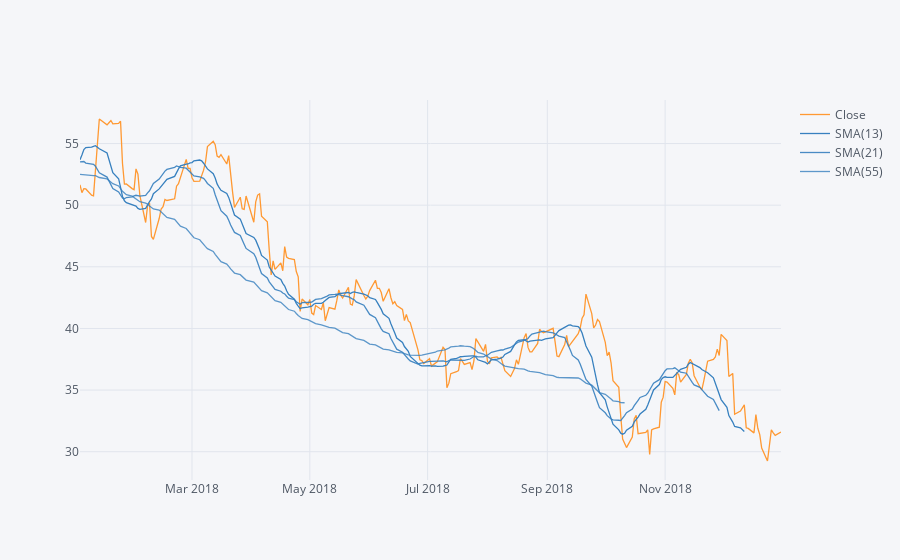

The notebook cell this image was saved under:
### Markdown cell above
Use .ta_plot(study='sma') to create a Simple Moving Averages plot

### Code cell
list_dfs[0]['Close'].loc['2019-01-01':'2018-01-01'].ta_plot(study='sma',periods=[13,21,55],title='Simple Moving Averages')

### Figure 1 — Plotly figure (JSON) as saved in the notebook; plotly's stock layout.template omitted (floating-point values rounded to 4 significant figures; data arrays with more than 128 entries replaced by an {"elided": "..."} marker saying what was removed)
{"data": [{"line": {"color": "rgba(255, 153, 51, 1.0)", "dash": "solid", "shape": "linear", "width": 1.3}, "mode": "lines", "name": "Close", "text": "", "type": "scatter", "x": {"elided": "251 str values"}, "y": {"elided": "251 float values"}}, {"line": {"color": "rgba(55, 128, 191, 1.0)", "dash": "solid", "shape": "linear", "width": 1.3}, "mode": "lines", "name": "SMA(13)", "text": "", "type": "scatter", "x": {"elided": "251 str values"}, "y": {"elided": "251 mixed values"}}, {"line": {"color": "rgba(55, 128, 191, 0.8999999999999999)", "dash": "solid", "shape": "linear", "width": 1.3}, "mode": "lines", "name": "SMA(21)", "text": "", "type": "scatter", "x": {"elided": "251 str values"}, "y": {"elided": "251 mixed values"}}, {"line": {"color": "rgba(55, 128, 191, 0.7999999999999998)", "dash": "solid", "shape": "linear", "width": 1.3}, "mode": "lines", "name": "SMA(55)", "text": "", "type": "scatter", "x": {"elided": "251 str values"}, "y": {"elided": "251 mixed values"}}], "layout": {"legend": {"bgcolor": "#F5F6F9", "font": {"color": "#4D5663"}}, "paper_bgcolor": "#F5F6F9", "plot_bgcolor": "#F5F6F9", "title": {"font": {"color": "#4D5663"}}, "xaxis": {"gridcolor": "#E1E5ED", "showgrid": true, "tickfont": {"color": "#4D5663"}, "title": {"font": {"color": "#4D5663"}, "text": ""}, "zerolinecolor": "#E1E5ED"}, "yaxis": {"gridcolor": "#E1E5ED", "showgrid": true, "tickfont": {"color": "#4D5663"}, "title": {"font": {"color": "#4D5663"}, "text": ""}, "zerolinecolor": "#E1E5ED"}}}
